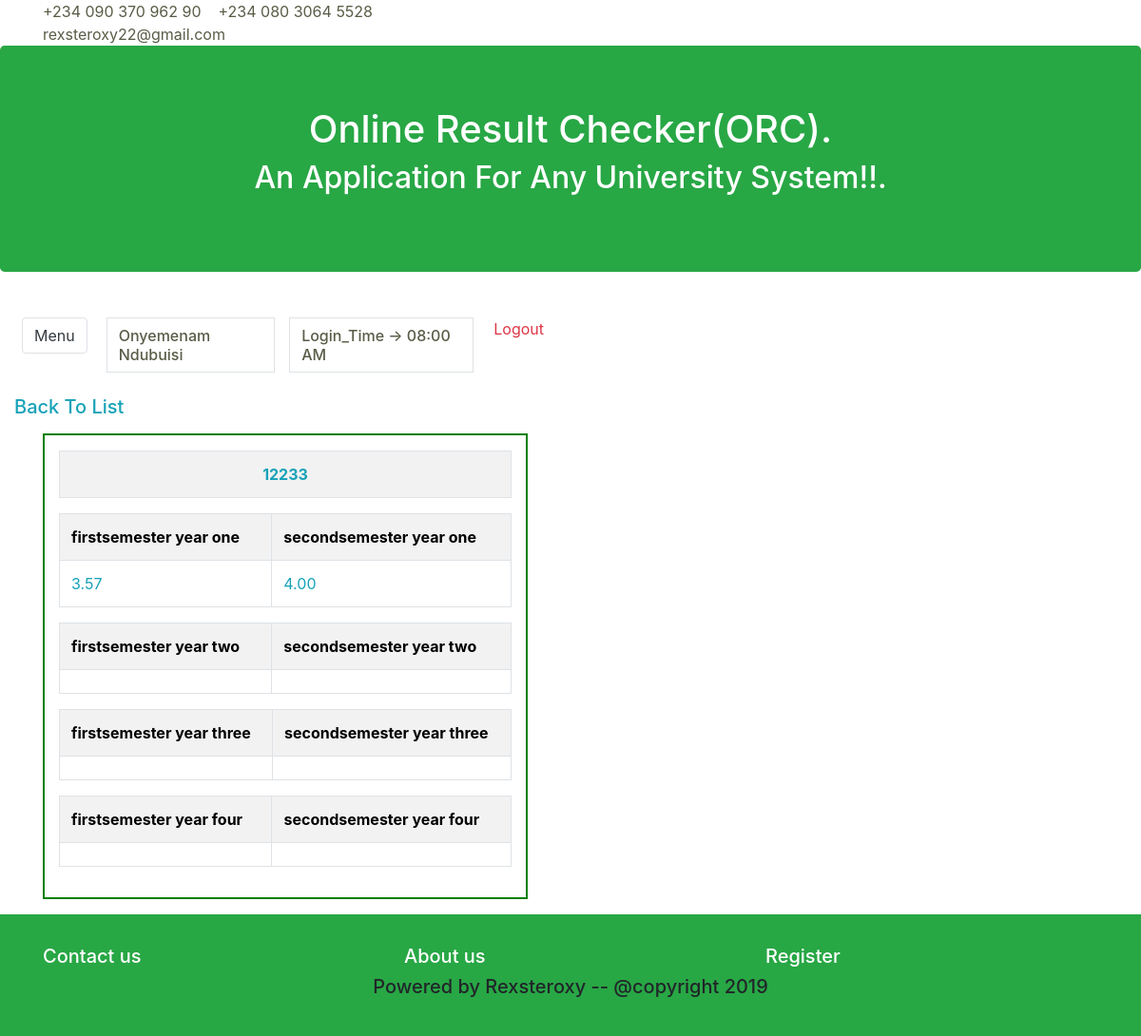
Screenshot of /admin/result/gp/view_result.php?id=6 (signed in) with the database file from the repository.
### tables this page shows
CREATE TABLE `detail` (
  `id` int(225) NOT NULL,
  `matnumber` varchar(225) NOT NULL,
  `firstone` varchar(225) NOT NULL,
  `secondone` varchar(225) NOT NULL,
  `firsttwo` varchar(225) NOT NULL,
  `secondtwo` varchar(225) NOT NULL,
  `firstthree` varchar(225) NOT NULL,
  `secondthree` varchar(225) NOT NULL,
  `firstfour` varchar(225) NOT NULL,
  `secondfour` varchar(225) NOT NULL,
  `firstfive` varchar(225) NOT NULL,
  `secondfive` varchar(225) NOT NULL
);

### private/functions.php (called while the page is built, shortened)
<?php
function url_for($script_path) {
    if($script_path[0] != '/') {
      $script_path = "/" . $script_path;
        }
    return WWW_ROOT . $script_path;
    }
?>

### private/classes/databaseObject.class.php (called while the page is built, shortened)
<?php
class DatabaseObject{
    static protected $database;
    static protected $table_name = "";
static public function set_database($database){
    self::$database = $database;
}
static public function find_by_sql($sql){
    $result = self::$database->query($sql);
    $object_array = [];
    while($record = $result->fetch_assoc()){
        $object_array[] = static::instantiate($record);
    }
    return $object_array;
}
static public function find_by_id($id){
        $sql = "SELECT * FROM " . static::$table_name ." ";
        $sql .= "WHERE id='" . self::$database->escape_string($id) . "'";
        $obj_array = static::find_by_sql($sql);
        if(!empty($obj_array)){
        return array_shift($obj_array);
        }else{
            return false;
        }
        }
static protected function instantiate($record){
    $object = new static;
    foreach($record as $property => $value){
        if(property_exists($object , $property)){
            $object->$property = $value;
        }
    }
    return $object;
}
}
?>

### public/admin/result/gp/view_result.php (the view, shortened to what this page needs)
<?php
include(SHARED_PATH . "/admin_header.php");
$id = $_GET['id'] ?? 'welcome';
$gprs = GpObject::find_by_id($id);
?>
<div class="container-fluid">
    <div class="row ">
        <div class="col-md-6 col-lg-6 col-sm-6">
        <h5><a class="text-info" href="<?php echo url_for('/admin/result/gp/index.php')?>">Back To List</a></h5>
<div id="attributes">
	<table class="table table-striped table-bordered table-hover table-condensed">
        <tr class="text-center">
            <th class="text-info"><?php echo $gprs->matnumber;?></th>
        </tr>
    </table>
    <table class="table table-striped table-bordered table-hover table-condensed">
        <tr>
            <th>firstsemester year one</th>
            <th>secondsemester year one</th>
        </tr>
        <tr class="text-info"><td><?php echo $gprs->firstone;?></td>
        <td><?php echo $gprs->secondone;?></td></tr>
		</table>
        <table class="table table-striped table-bordered table-hover table-condensed">
        <tr>
            <th>firstsemester year two</th>
            <th>secondsemester year two</th>
        </tr>
        <tr class="text-info"><td><?php echo $gprs->firsttwo;?></td>
        <td><?php echo $gprs->secondtwo;?></td></tr>
		</table>
        <table class="table table-striped table-bordered table-hover table-condensed">
        <tr>
            <th>firstsemester year three</th>
            <th>secondsemester year three</th>
        </tr>
        <tr class="text-info"><td><?php echo $gprs->firstthree;?></td>
        <td><?php echo $gprs->secondthree;?></td></tr>
		</table>
        <table class="table table-striped table-bordered table-hover table-condensed">
        <tr>
            <th>firstsemester year four</th>
            <th>secondsemester year four</th>
        </tr>
        <tr class="text-info"><td><?php echo $gprs->firstfour;?></td>
         <td><?php echo $gprs->secondfour;?></td></tr>
		</table>
</div>
</div>
</div>
</div>
<?php include(SHARED_PATH . "/admin_footer.php");?>

### public/css/mine.css (style rules this page uses)
#attributes { color:black; background: white; border: 2px solid green; padding: 1em 15px; margin: 1em 30px; width: auto px; }

### rows the page displays
detail: matnumber "12233", firstone "3.57", secondone "4.00"

### other values shown
$session->admin_name "Onyemenam Ndubuisi"
date('h:i A' ,$time) "08:00 AM"
